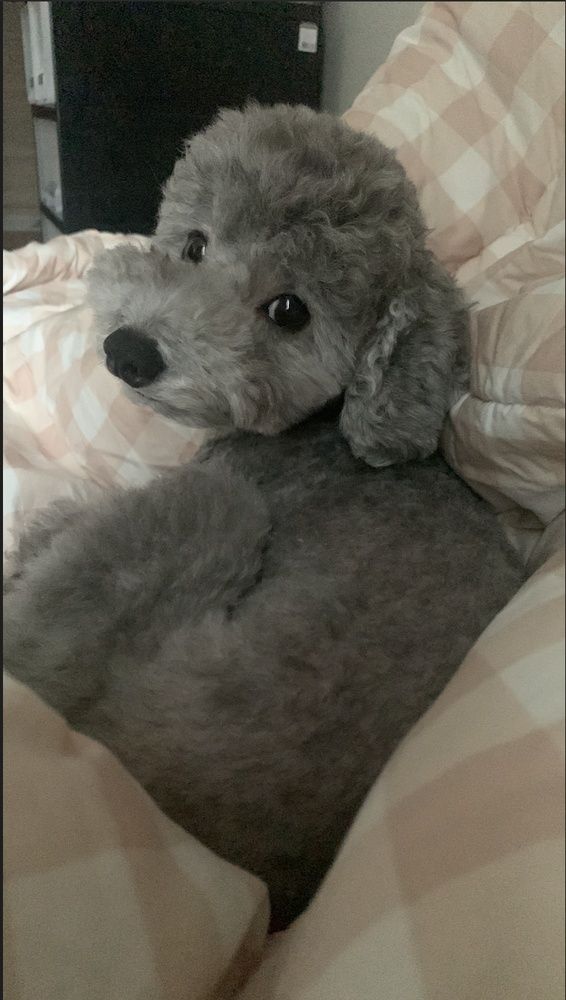
#> input picture MosaicFilter/test.jpg, 566 x 1000 px, shrunk from 756 x 1336 before the run
$ python MosaicFilter.py
#> lines starting #> are read from the running program, lines starting #| are printed output that depends on the picture
#> in main, input_image is the input picture: PIL image 566x1000 RGB; mean R, G, B 98.5, 94.3, 82.3
#> the answer given: y
#> the answer given: 100
from PIL import Image
import os

def apply_mosaic_filter(image, block_size=20):
    """
    주어진 이미지에 모자이크 기능을 적용

    매개변수 :
    - image(PIL.Image.Image) : 입력된 이미지값
    - block_size (int): 모자이크 블록의 크기

    반환 :
    - 모자이크 된 이미지
    """
#> called with block_size = 100

    width, height = image.size
#> width = 566; height = 1000

    # 입력 이미지와 동일한 모드와 동일한 크기의 새 이미지 생성
    mosaic_image = Image.new(image.mode, image.size)
#> mosaic_image: PIL image 566x1000 RGB; every value is 0

    for x in range(0, width, block_size):
        for y in range(0, height, block_size):

            # 원본 이미지에서 블록 잘라내기
            box = (x, y, x + block_size, y + block_size)
            block = image.crop(box)

            # 블록의 평균 색상을 계산
            average_color = (
                sum(p[0] for p in block.getdata()) // block_size**2,
                sum(p[1] for p in block.getdata()) // block_size**2,
                sum(p[2] for p in block.getdata()) // block_size**2
            )

            # 평균 색상으로 새 이미지를 생성하여 필터링된 이미지에 붙여넣기
            mosaic_block = Image.new(image.mode, block.size, average_color)
            mosaic_image.paste(mosaic_block, box)
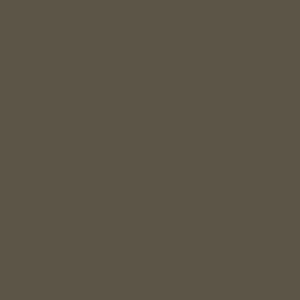
#> mosaic_block: PIL image 100x100 RGB (shown 3 times larger); mean R, G, B 92, 85, 71
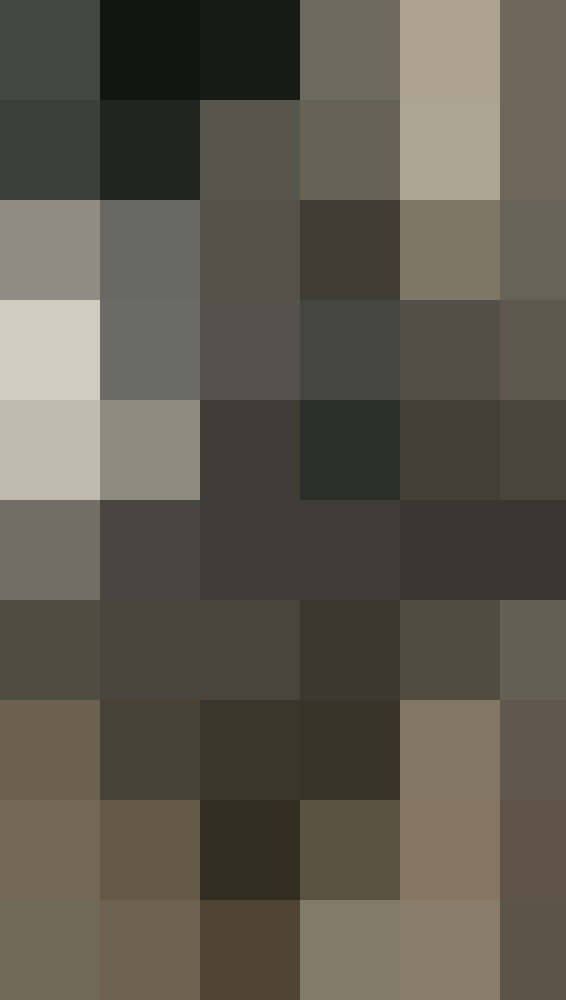
#> mosaic_image: PIL image 566x1000 RGB; mean R, G, B 92.4, 88.5, 77.2

    # 모자이크 처리된 이미지를 반환
    return mosaic_image

def main():
    # 현재 스크립트 파일의 디렉토리
    script_dir = os.path.dirname(os.path.abspath(__file__))

    # 입력 이미지 경로
    input_image_path = os.path.join(script_dir, "test.jpg")

    # 입력 이미지 열기 및 RGB 모드로 변환
    try:
        input_image = Image.open(input_image_path).convert("RGB")
    except FileNotFoundError:
        print(f"Error: Input image not found at {input_image_path}")
        return

    # 사용자에게 블록 크기를 커스터마이징할 것인지 물어보기
    customize_block_size = input("블록 크기를 커스터마이징하시겠습니까? (Y/N): ").upper()

    if customize_block_size == 'Y':
        try:
            # 사용자에게 원하는 블록 크기 입력 받기
            block_size = int(input("원하는 블록 크기를 입력하세요: "))
        except ValueError:
            print("오류: 잘못된 블록 크기 입력. 기본 블록 크기를 사용합니다.")
            block_size = 20
    # 기본 블록 크기
    elif customize_block_size == 'N':
        block_size = 20
    else :
        print("(Y/N)으로 입력해야합니다. 기본 블록 크기를 사용합니다.")
        block_size = 20

    # 선택된 블록 크기로 모자이크 필터 적용
    mosaic_image = apply_mosaic_filter(input_image, block_size)

    # 필터링된 이미지 보기
    mosaic_image.show()

    # 저장할 이미지의 파일 경로
    output_image_path = os.path.join(script_dir, "outputImage.jpg")

    # 필터링된 이미지 저장
    mosaic_image.save(output_image_path)

if __name__ == "__main__":
    main()
